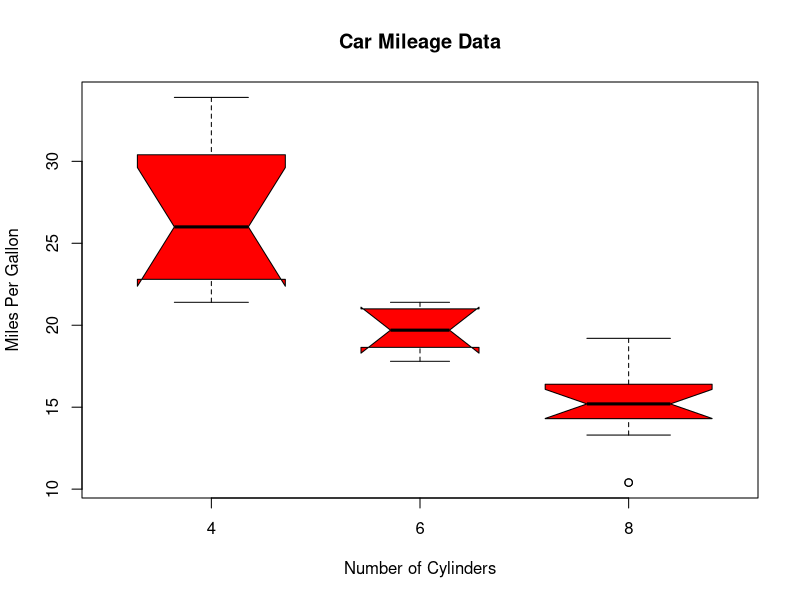

This figure's R source:
boxplot(mpg ~ cyl, data=mtcars,
        notch = TRUE,
        varwidth = TRUE,
        col = "red",
        main = "Car Mileage Data",
        xlab = "Number of Cylinders",
        ylab = "Miles Per Gallon")
